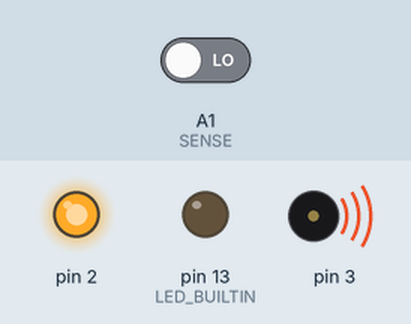
Simulated run of this sketch. Board: Arduino Uno, built with avr-gcc and run on an emulated ATmega328P. Shown: output pins drawn as LEDs (lit = HIGH), buzzer (waves = sounding). The test bench sets the inputs (shaded band); at power-on: A1 (SENSE) LOW.

Above: at 2.8 s.
2.9 s: A1 (SENSE) driven HIGH
At 3.9 s:
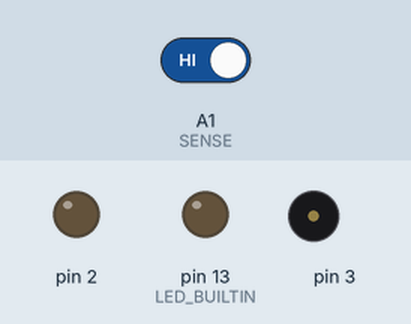
4.5 s: A1 (SENSE) driven LOW
At 5.8 s:
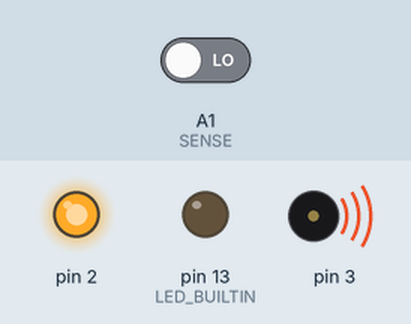
Timing chart, 0 to 7.5 s (numbered marks = the images above; inputs shaded):
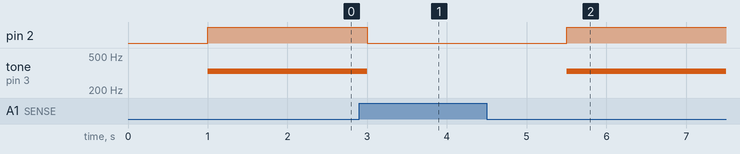

The sketch:

sensor1.ino
```cpp
#define SENSE A1

void setup()
{
pinMode(SENSE, INPUT);
pinMode(2, OUTPUT);
pinMode(3, OUTPUT);
//Serial.begin(9600);
pinMode(LED_BUILTIN, OUTPUT);
}
void loop()
{ //Serial.println(SENSE);
if((digitalRead(SENSE)==HIGH))
{digitalWrite(2, LOW);
noTone(3);
}
else
{ delay (1000);
 digitalWrite(2, HIGH);
 tone(3, 330);// E
}}
```

Measured:
- after the input at 2.9 s, pin 2: HIGH → LOW after 0.10 s; tone on pin 3: 330 Hz → silent after 0.10 s
- after the input at 4.5 s, pin 2: LOW → HIGH after 1.0 s; tone on pin 3: silent → 330 Hz after 1.0 s
